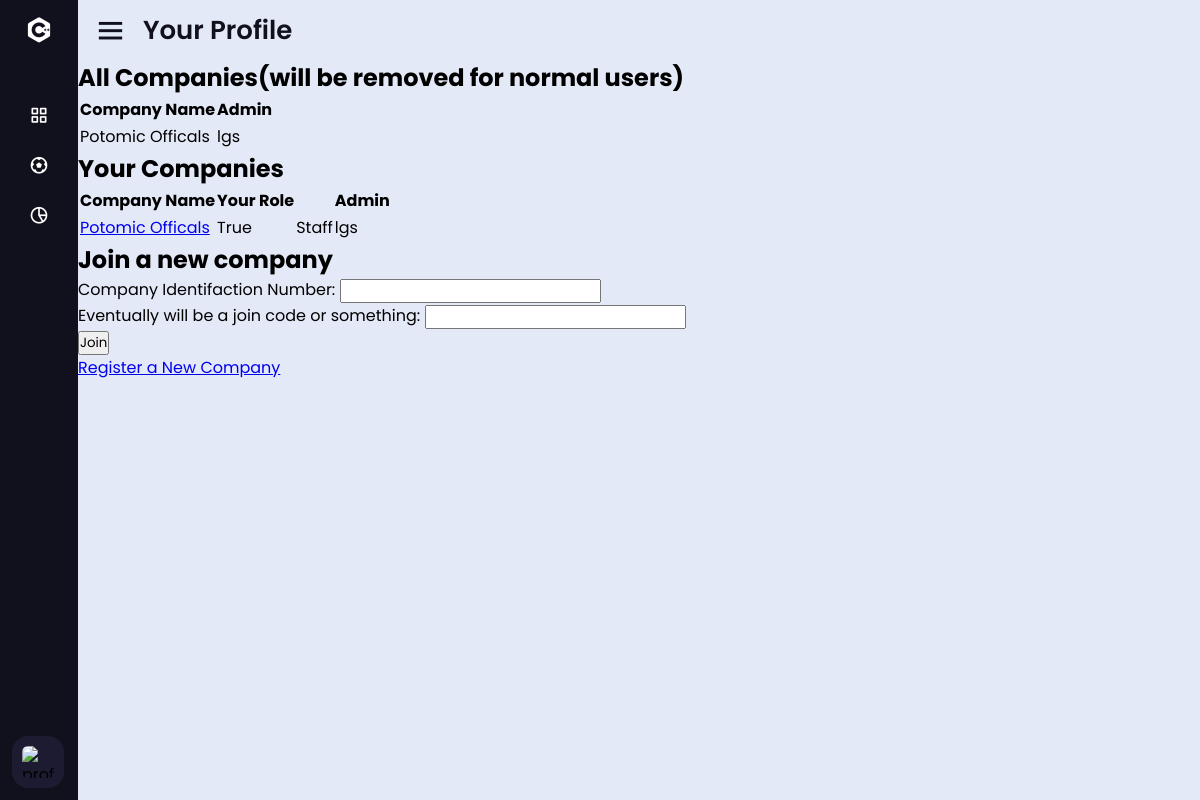
Screenshot of /profile/companies (signed in) with the database file from the repository.
### company/models.py (models this page shows, shortened)
class Company(models.Model):
    name = models.CharField(max_length=255, unique=True)
    leadAdmin = models.ForeignKey(User, on_delete=models.CASCADE)
    accessCode = models.CharField(max_length=5, null=True)

class CompanyMembership(models.Model):
    user = models.ForeignKey(User, on_delete=models.CASCADE)
    company = models.ForeignKey(Company, on_delete=models.CASCADE)
    isAdmin = models.BooleanField(default=False, null=True, blank=True)

### user/models.py (models this page shows)
class User(AbstractUser):
    phone_number = models.CharField(max_length=20, null=True, blank=True)
    payment_id = models.CharField(max_length=255, null=True, blank=True)
    address = models.CharField(max_length=255, null=True, blank=True)

### user/views.py (the view, shortened to what this page needs)
# urls.py: path('companies', views.joinGroup),
@login_required
def joinGroup(request):
    companies = Company.objects.all() # all companies
    usercompanies = CompanyMembership.objects.filter(user=request.user) # all the companies the user is a part of
    return render(request, 'user/companies.html', {'companies': companies, 'usercompanies': usercompanies})

### user/templates/user/companies.html (shortened to what this page needs)
{% extends "user/profilebase.html" %}
{% block main %}
<div>
    <h1>All Companies(will be removed for normal users)</h1>
    <table class="">
        <thead>
             <tr>
                 <th>Company Name</th>
                 <th>Admin</th>
            </tr>
        </thead>
        <tbody>
            {% for company in companies %}
                <tr>
                    <td>{{company.name}}</td>
                    <td>{{company.leadAdmin.username}}</td>
                </tr>
            {% endfor %}
        </tbody>
    </table>
    <h1>Your Companies</h1>
    <table class="">
        <thead>
             <tr>
                 <th>Company Name</th>
                 <th>Your Role<th>
                 <th>Admin</th>
            </tr>
        </thead>
        <tbody>
            {% for company in usercompanies %}
                <tr>
                    <td><a href='/company/{{company.company.id}}/home'>{{company.company.name}}</a></td>
                    <td>{{company.isAdmin}}</td>
                    <td>{% if company.isAdmin %}Staff{% else %}User{% endif %}</td>
                    <td>{{company.company.leadAdmin.username}}</td>
                </tr>
            {% endfor %}
        </tbody>
    </table>
    <h1>Join a new company</h1>
    <div id="joinform">
        <form method="post">
          <label for="id_email">Company Identifaction Number:</label>
          <input type="text" id="companyid" name="companyid" required />
          <br/>
          <label for="joincode">Eventually will be a join code or something:</label>
          <input type="password" id="joincode" name="joincode" required />
          <br/>
          <button type="submit">Join</button>
        </form>
      </div>
      <a href="createcompany">Register a New Company</a>
</div>
{% endblock main %}

### company/static/company/companybase.css (style rules this page uses)
* { margin: 0; padding: 0; box-sizing: border-box; font-family: 'Poppins', sans-serif; }

### rows the page displays
Company: name "Potomic Officals", leadAdmin.username "lgs"
CompanyMembership: company.name "Potomic Officals", isAdmin "True", shows "Staff", company.leadAdmin.username "lgs"
